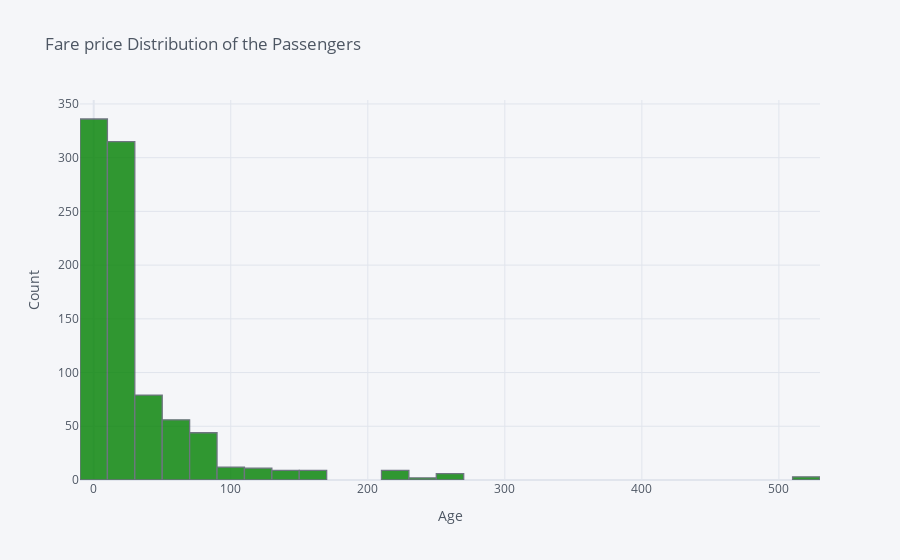

Source (notebook cell):
### Code cell
train_df['Fare'].iplot(kind='hist',title='Fare price Distribution of the Passengers',xTitle='Age',yTitle='Count',bins=50,color='green')

### Figure 1 — Plotly figure (JSON) as saved in the notebook; plotly's stock layout.template omitted (floating-point values rounded to 4 significant figures; data arrays with more than 128 entries replaced by an {"elided": "..."} marker saying what was removed)
{"data": [{"histfunc": "count", "histnorm": "", "marker": {"color": "rgba(0, 128, 0, 1.0)", "line": {"color": "#4D5663", "width": 1.3}}, "name": "Fare", "nbinsx": 50, "opacity": 0.8, "orientation": "v", "type": "histogram", "x": {"elided": "891 float values"}}], "layout": {"autosize": true, "barmode": "overlay", "legend": {"bgcolor": "#F5F6F9", "font": {"color": "#4D5663"}}, "paper_bgcolor": "#F5F6F9", "plot_bgcolor": "#F5F6F9", "title": {"font": {"color": "#4D5663"}, "text": "Fare price Distribution of the Passengers"}, "xaxis": {"autorange": true, "gridcolor": "#E1E5ED", "range": [-10, 530], "showgrid": true, "tickfont": {"color": "#4D5663"}, "title": {"font": {"color": "#4D5663"}, "text": "Age"}, "type": "linear", "zerolinecolor": "#E1E5ED"}, "yaxis": {"autorange": true, "gridcolor": "#E1E5ED", "range": [0, 353.7], "showgrid": true, "tickfont": {"color": "#4D5663"}, "title": {"font": {"color": "#4D5663"}, "text": "Count"}, "zerolinecolor": "#E1E5ED"}}}
